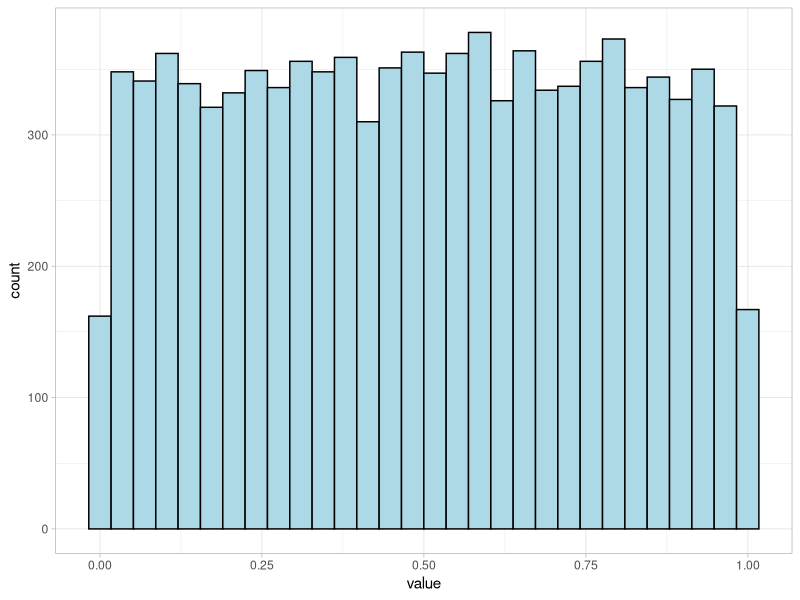

R code for this plot: (Note: this script raises an error after producing the figure.)
## ---- chunk 1
# load packages here
library(tidyverse)

theme_set(theme_light())
## ---- chunk 2
# Assuming that Company B is twice as likely to obtain reviews than Company A and C.
# Prior probabilities
prior_A <- 0.2
prior_B <- 0.4
prior_C <- 0.2

# Likelihoods using dbinom (6 positive, 4 negative)
likelihood_A <- dbinom(6, 10, 0.7)
likelihood_B <- dbinom(6, 10, 0.5)
likelihood_C <- dbinom(6, 10, 0.8)

# Updating & Standardization 
sum_posterior <- sum(likelihood_A * prior_A, likelihood_B * prior_B, likelihood_C * prior_C )

posterior_A <- (likelihood_A * prior_A) / sum_posterior
posterior_B <- (likelihood_B * prior_B) / sum_posterior
posterior_C <- (likelihood_C * prior_C) / sum_posterior

paste("Posterior probability that Company A is approximately", round(posterior_A, 2))
## ---- chunk 3
# New likelihoods using dbinom (9 positive and 1 negative)
likelihood_A_new <- dbinom(9, 10, 0.7)
likelihood_B_new <- dbinom(9, 10, 0.5)
likelihood_C_new <- dbinom(9, 10, 0.8)

# Updating
prior_A <- posterior_A
prior_B <- posterior_B
prior_C <- posterior_C

# Updating & Standardization 
sum_posterior_new <- sum(likelihood_A_new * prior_A, likelihood_B_new * prior_B, 
                         likelihood_C_new * prior_C )

posterior_A_new <- (likelihood_A_new * prior_A) / sum_posterior_new
posterior_B_new <- (likelihood_B_new * prior_B) / sum_posterior_new
posterior_C_new <- (likelihood_C_new * prior_C) / sum_posterior_new

paste("Company C received the reviews increases by", round((posterior_C_new - posterior_C),2))
## ---- chunk 4
# Prior probabilities
prior_A <- 0.5
prior_B <- 0.5

# Likelihoods using defect rates
likelihood_A <- 0.1
likelihood_B <- 0.2

# Updating & Standardization 
sum_posterior <- sum(likelihood_A * prior_A, likelihood_B * prior_B)

posterior_A <- (likelihood_A * prior_A) / sum_posterior
posterior_B <- (likelihood_B * prior_B) / sum_posterior

# Calculate the probability that the next shipment will also contain defective products
probability <- sum(posterior_A * likelihood_A, posterior_B*likelihood_B)

# Print the probability
paste("Probability that the next shipment contain defective products is", probability)

## ---- chunk 5
# New likelihoods 
likelihood_A_new <- 0.93

# likelihood of the shipped products being from Factory B
# 7% chance of incorrectly classifying products from Factory B as Factory A
likelihood_B_new <- 1 - 0.87

# Updating
prior_A <- posterior_A
prior_B <- posterior_B


# Updating & Standardization 
sum_posterior_new <- sum(likelihood_A_new * prior_A, likelihood_B_new * prior_B)

posterior_A_new <- (likelihood_A_new * prior_A) / sum_posterior_new

paste("Posterior probability that the shipment is from Company A", posterior_A_new)

## ---- chunk 6
# 10k random samples from the prior distribution
sample <- rbeta(10000, 1, 1) %>%
  
  as_tibble()

sample %>% 
  ggplot() +
  geom_histogram(aes(value), fill = "lightblue", color = "black") 
## ---- chunk 7
likelihood <- dbinom(26, size = 100, prob = poss$prop_L)

# Calculate the evidence
evidence <- sum(likelihood * poss$prior)

# Calculate the posterior probabilities
poss$posterior <- likelihood * poss$prior / evidence

# samples from the posterior distribution
samples <- sample(poss$prop_L, size = 1000, replace = TRUE, prob = poss$posterior)

# using samples to predict the outcome of 100 globe tosses
predictions <- rbinom(1000, size = 100, prob = samples) %>% 
  as_tibble()

# final plot for histogram
ggplot() +
  geom_histogram(data = predictions, aes(value), fill = "lightblue", color = "black") +
  labs(x = "Number of Times Land",
       y = "Frequency")

